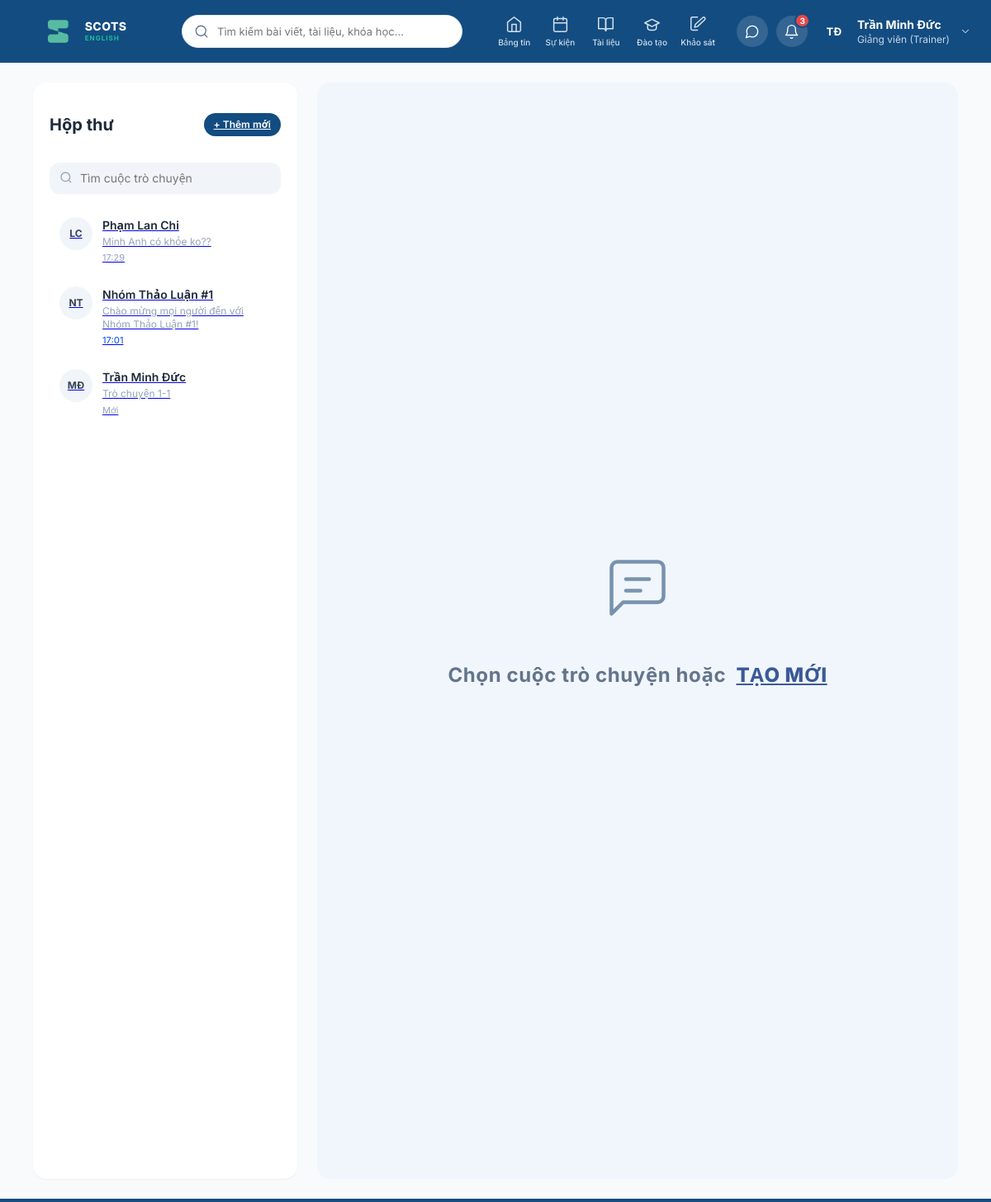
The app's page /message/ (signed in) with its own data.
### message/models.py (models this page shows, shortened)
class Conversation(models.Model):
    TYPE_DIRECT = 'DIRECT'
    TYPE_GROUP = 'GROUP'
    CONVERSATION_TYPE_CHOICES = [
        (TYPE_DIRECT, 'Trực tiếp 1-1'),
        (TYPE_GROUP, 'Nhóm trò chuyện'),
    ]
    GROUP_TYPE_INTERNAL = 'INTERNAL'
    GROUP_TYPE_WORK = 'WORK'
    GROUP_TYPE_CHOICES = [
        (GROUP_TYPE_INTERNAL, 'Nhóm nội bộ'),
        (GROUP_TYPE_WORK, 'Nhóm công việc'),
    ]
    title = models.CharField(
        max_length=255,
        blank=True,
        null=True,
        verbose_name='Tên cuộc trò chuyện / Tên nhóm',
        help_text='Dành cho nhóm, ví dụ: Tư vấn Cầu Giấy, Đào tạo Chăm sóc học viên'
    )
    conversation_type = models.CharField(
        max_length=10,
        choices=CONVERSATION_TYPE_CHOICES,
        default=TYPE_DIRECT,
        verbose_name='Loại trò chuyện'
    )
    group_type = models.CharField(
        max_length=20,
        choices=GROUP_TYPE_CHOICES,
        default=GROUP_TYPE_INTERNAL,
        blank=True,
        null=True,
        verbose_name='Phân loại nhóm (Hiển thị badge)',
        help_text='Ví dụ: Nhóm nội bộ'
    )
    branch = models.CharField(
        max_length=100,
        default='Chi nhánh Cầu Giấy',
        blank=True,
        null=True,
        verbose_name='Chi nhánh phụ trách'
    )
    avatar = models.ImageField(
        upload_to='conversation_avatars/',
        blank=True,
        null=True,
        verbose_name='Ảnh đại diện nhóm'
    )
    created_by = models.ForeignKey(
        User,
        on_delete=models.SET_NULL,
        null=True,
        blank=True,
        related_name='created_conversations',
        verbose_name='Người tạo / Quản trị viên'
    )
    members = models.ManyToManyField(
        User,
        through='ConversationMember',
        related_name='conversations',
        verbose_name='Các thành viên tham gia'
    )
    created_at = models.DateTimeField(auto_now_add=True, verbose_name='Thời gian tạo')
    updated_at = models.DateTimeField(auto_now=True, verbose_name='Cập nhật lần cuối')
    class Meta:
        ordering = ['-updated_at']
        verbose_name = 'Cuộc trò chuyện'
        verbose_name_plural = 'Danh sách cuộc trò chuyện'
    @property
    def convo_type(self):
        return 'group' if self.conversation_type == self.TYPE_GROUP else 'direct'
    def get_initials(self):
        if self.title:
            words = self.title.strip().split()
            if len(words) >= 2:
                return f"{words[0][0]}{words[1][0]}".upper()
            elif len(words) == 1:
                return words[0][:2].upper()
        return "SC"

class Message(models.Model):
    conversation = models.ForeignKey(
        Conversation,
        on_delete=models.CASCADE,
        related_name='messages',
        verbose_name='Cuộc trò chuyện'
    )
    sender = models.ForeignKey(
        User,
        on_delete=models.CASCADE,
        related_name='sent_messages',
        verbose_name='Người gửi'
    )
    content = models.TextField(
        blank=True,
        null=True,
        verbose_name='Nội dung tin nhắn'
    )
    is_read = models.BooleanField(
        default=False,
        verbose_name='Đã xem',
        help_text='Trạng thái hiển thị Đã xem trên Figma'
    )
    created_at = models.DateTimeField(auto_now_add=True, verbose_name='Thời gian gửi')
    class Meta:
        ordering = ['created_at']
        verbose_name = 'Tin nhắn'
        verbose_name_plural = 'Danh sách tin nhắn'

### message/views.py (the view)
# urls.py: path('', views.messages_list, name='messages_list'),
def messages_list(request):
    current_user = get_current_user(request)
    conversations = get_sidebar_conversations(request.user)
    return render(request, 'messages.html', {
        'conversations': conversations,
        'current_user': current_user,
    })

### message/templates/messages.html (shortened to what this page needs)
{% extends 'base.html' %}
{% block content %}
<div class="msg-index-page w-full min-h-[calc(100vh-80px)] bg-[#f8fafc] px-10 py-6 flex justify-center">
    <div class="msg-index-layout w-full max-w-[1400px] flex flex-row gap-6 items-stretch">
        <aside class="msg-sidebar-wide w-[320px] bg-white border border-slate-200 rounded-2xl p-5 shadow-sm flex flex-col shrink-0">
            <div class="flex items-center justify-between mb-4">
                <h2 class="text-xl font-bold text-slate-800">Hộp thư</h2>
                <a href="{% url 'group_create' %}" class="bg-[#134c81] hover:bg-[#0f3c66] text-white text-xs font-semibold px-3 py-1.5 rounded-full transition-colors">
                    + Thêm mới
                </a>
            </div>
            <div class="relative mb-4">
                <input id="index-convo-search" type="text" placeholder="Tìm cuộc trò chuyện"
                       class="w-full bg-[#f1f5f9] text-sm text-slate-700 pl-9 pr-3 py-2 rounded-xl border border-transparent focus:outline-none focus:bg-white focus:border-blue-400">
                <svg width="16" height="16" class="w-4 h-4 text-slate-400 absolute left-3 top-2.5" fill="none" stroke="currentColor" viewBox="0 0 24 24">
                    <circle cx="11" cy="11" r="8" stroke-width="2"></circle>
                    <line x1="21" y1="21" x2="16.65" y2="16.65" stroke-width="2"></line>
                </svg>
            </div>
            <div id="index-convo-list" class="flex flex-col gap-1 overflow-y-auto pr-1">
                {% for convo in conversations %}
                    {% if convo.convo_type == 'group' %}
                        <a href="{% url 'group_detail' convo.id %}" data-convo-name="{{ convo.display_name|lower }}" class="flex items-start gap-3 p-3 rounded-xl hover:bg-slate-50 transition-colors">
                            <div class="w-10 h-10 rounded-full bg-slate-100 border border-slate-200 text-slate-700 font-bold text-xs flex items-center justify-center shrink-0">
                                {{ convo.display_initials }}
                            </div>
                            <div class="flex-1 min-w-0">
                                <div class="text-sm font-semibold text-slate-800">{{ convo.display_name }}</div>
                                <div class="text-xs text-slate-400 mt-0.5">{% if convo.last_msg %}{{ convo.last_msg.content|default:"[Tệp đính kèm]" }}{% else %}Nhóm • {{ convo.member_count }} thành viên{% endif %}</div>
                                <div class="text-[11px] text-blue-600 font-medium mt-1">
                                    {% if convo.last_msg %}{{ convo.last_msg.created_at|date:"H:i" }}{% else %}Nhóm mới{% endif %}
                                </div>
                            </div>
                        </a>
                    {% else %}
                        <a href="{% url 'inbox_detail' convo.target_user_id %}" data-convo-name="{{ convo.display_name|lower }}" class="flex items-start gap-3 p-3 rounded-xl hover:bg-slate-50 transition-colors">
                            <div class="w-10 h-10 rounded-full bg-slate-100 border border-slate-200 text-slate-700 font-bold text-xs flex items-center justify-center shrink-0">
                                {{ convo.display_initials }}
                            </div>
                            <div class="flex-1 min-w-0">
                                <div class="text-sm font-semibold text-slate-800">{{ convo.display_name }}</div>
                                <div class="text-xs text-slate-400 mt-0.5 truncate">{{ convo.last_msg.content|default:"Trò chuyện 1-1" }}</div>
                                <div class="text-[11px] text-slate-400 mt-1">
                                    {% if convo.last_msg %}{{ convo.last_msg.created_at|date:"H:i" }}{% else %}Mới{% endif %}
                                </div>
                            </div>
                        </a>
                    {% endif %}
                {% empty %}
                    <div class="msg-index-empty">
                        Chưa có cuộc trò chuyện nào. Bấm "+ Thêm mới" để tạo nhóm hoặc
                        <a href="{% url 'inbox_create' %}" style="color: #134c81; font-weight: 600;">nhắn tin 1-1</a>!
                    </div>
                {% endfor %}
            </div>
        </aside>
        <main class="msg-empty-panel flex-1 bg-[#F0F6FC] rounded-2xl flex flex-col items-center justify-center p-12 text-center min-h-[640px] border border-blue-50/50">
            <div class="mb-6 text-[#5b7a9c]/80">
                <svg width="84" height="84" viewBox="0 0 24 24" fill="none" stroke="currentColor" stroke-width="1.3" stroke-linecap="round" stroke-linejoin="round">
                    <path d="M21 15a2 2 0 0 1-2 2H7l-4 4V5a2 2 0 0 1 2-2h14a2 2 0 0 1 2 2z"></path>
                    <path d="M8 9h8"></path>
                    <path d="M8 13h5"></path>
                </svg>
            </div>
            <p class="text-2xl font-bold text-[#64748b] tracking-wide">
                Chọn cuộc trò chuyện hoặc
                <a href="{% url 'group_create' %}" class="text-[#3b5998] hover:underline uppercase font-extrabold ml-1.5">
                    TẠO MỚI
                </a>
            </p>
        </main>
    </div>
</div>
{% endblock %}

### templates/base.html (shortened to what this page needs)
{% load static %}
<!DOCTYPE html>
<html lang="vi">
<head>
  <link rel="stylesheet" href="{% static 'css/main.css' %}?v=20261112b" />
  <script src="https://cdn.tailwindcss.com"></script>
</head>
<body>
<div class="page">
  <header class="topbar">
    <a href="{% url 'home' %}" class="logo" style="text-decoration: none; display: flex; align-items: center; gap: 8px; cursor: pointer;">
      <img class="logo-mark" src="{% static 'img/logo_no_text.png' %}" alt="Scots English" />
      <span class="brand-name">
        <span class="brand-primary">SCOTS</span>
        <span class="brand-secondary">ENGLISH</span>
      </span>
    </a>
    <form method="GET" action="{% url 'home' %}" class="search" style="display: flex; align-items: center; background: #ffffff; border: 1px solid #e2e8f0; border-radius: 9999px; padding: 6px 14px; gap: 8px; width: 340px; margin: 0 16px;">
      <svg class="icon-search" viewBox="0 0 24 24" fill="none" stroke="currentColor" stroke-width="1.7" stroke-linecap="round" stroke-linejoin="round" style="width: 18px; height: 18px; color: #64748b; flex-shrink: 0;">
        <circle cx="11" cy="11" r="8"></circle>
        <line x1="21" y1="21" x2="16.65" y2="16.65"></line>
      </svg>
      <input type="text" name="q" value="{{ search_query|default:'' }}" placeholder="Tìm kiếm bài viết, tài liệu, khóa học..." style="border: none; outline: none; background: transparent; width: 100%; font-size: 13px; color: #1e293b;" />
    </form>
    <nav class="primary-nav">
      <a class="nav-tab " href="{% url 'home' %}">
        <svg class="nav-ico" viewBox="0 0 24 24" fill="none" stroke="currentColor" stroke-width="1.7" stroke-linecap="round" stroke-linejoin="round">
          <path d="M3 9l9-7 9 7v11a2 2 0 0 1-2 2H5a2 2 0 0 1-2-2z"></path>
          <polyline points="9 22 9 12 15 12 15 22"></polyline>
        </svg>
        <span class="nav-label">Bảng tin</span>
      </a>
      <a class="nav-tab" href="/#events-section">
        <span class="nav-label">Sự kiện</span>
      </a>
      <a class="nav-tab {% if 'documents' in request.path %}active{% endif %}" href="{% url 'documents' %}">
        <svg class="nav-ico" viewBox="0 0 24 24" fill="none" stroke="currentColor" stroke-width="1.7" stroke-linecap="round" stroke-linejoin="round">
          <path d="M2 3h6a4 4 0 0 1 4 4v14a3 3 0 0 0-3-3H2z"></path>
          <path d="M22 3h-6a4 4 0 0 0-4 4v14a3 3 0 0 1 3-3h7z"></path>
        </svg>
        <span class="nav-label">Tài liệu</span>
      </a>
      <a class="nav-tab {% if 'courses' in request.path %}active{% endif %}" href="{% url 'courses' %}" title="Cổng đào tạo Scots English">
        <svg class="nav-ico" viewBox="0 0 24 24" fill="none" stroke="currentColor" stroke-width="1.7" stroke-linecap="round" stroke-linejoin="round">
          <path d="M22 10L12 5 2 10l10 5 10-5z"></path>
          <path d="M6 12v5c0 1.7 2.7 3 6 3s6-1.3 6-3v-5"></path>
        </svg>
        <span class="nav-label">Đào tạo</span>
      </a>
      <a class="nav-tab {% if 'surveys' in request.path %}active{% endif %}" href="/surveys/">
        <svg class="nav-ico" viewBox="0 0 24 24" fill="none" stroke="currentColor" stroke-width="1.7" stroke-linecap="round" stroke-linejoin="round">
          <path d="M11 20H4a2 2 0 0 1-2-2V4a2 2 0 0 1 2-2h7"></path>
          <path d="M18.4 2.6a2 2 0 0 1 2.8 2.8L11 15l-4 1 1-4 10.4-9.4z"></path>
        </svg>
        <span class="nav-label">Khảo sát</span>
      </a>
    </nav>
    <div class="account-actions">
      <button class="round-btn" aria-label="Tin nhắn" onclick="window.location.href='{% url 'messages_list' %}'" title="Tin nhắn" style="cursor: pointer;">
      </button>
      <div class="notif-wrapper">
        <button class="round-btn has-badge" id="notifBellButton" aria-label="Thông báo" title="Thông báo hệ thống" style="cursor: pointer;">
          <svg viewBox="0 0 24 24" fill="none" stroke="currentColor" stroke-width="1.7" stroke-linecap="round" stroke-linejoin="round">
            <path d="M18 8A6 6 0 0 0 6 8c0 7-3 9-3 9h18s-3-2-3-9"></path>
            <path d="M13.73 21a2 2 0 0 1-3.46 0"></path>
          </svg>
          <span class="notif-badge" id="notifBadge">3</span>
        </button>
      </div>
      {% if request.user.is_authenticated %}
        <div class="profile-menu relative" id="headerProfileTrigger" style="cursor: pointer; position: relative;" title="Tài khoản cá nhân">
          <div class="avatar avatar-profile" style="border-radius: 50%; overflow: hidden; width: 36px; height: 36px; background-color: #134c81; color: white; display: flex; align-items: center; justify-content: center; font-weight: 700; font-size: 13px;">
            {% if request.user.username == 'thuha' %}
              <img id="topbar-user-avatar" src="{% static 'img/avatar_thuha.png' %}" alt="{{ request.user.get_full_name|default:request.user.username }}" style="width: 100%; height: 100%; object-fit: cover; border-radius: 50%;" />
            {% elif request.user.username == 'phuonglinh' %}
              <img id="topbar-user-avatar" src="{% static 'img/avatar_phuonglinh.png' %}" alt="{{ request.user.get_full_name|default:request.user.username }}" style="width: 100%; height: 100%; object-fit: cover; border-radius: 50%;" />
            {% elif request.user.username == 'ngocanh' %}
              <img id="topbar-user-avatar" src="{% static 'img/avatar_ngocanh.png' %}" alt="{{ request.user.get_full_name|default:request.user.username }}" style="width: 100%; height: 100%; object-fit: cover; border-radius: 50%;" />
            {% else %}
              <span id="topbar-user-avatar">{{ request.user.first_name|slice:":1"|default:request.user.username|slice:":1"|upper }}{{ request.user.last_name|slice:":1"|upper }}</span>
            {% endif %}
          </div>
          <div class="profile-details">
            <span class="profile-name">{{ request.user.get_full_name|default:request.user.username }}</span>
            <span class="profile-role">
              {% if request.user.is_staff or request.user.is_superuser %}
                Giảng viên (Trainer)
              {% else %}
                Học viên (Trainee)
              {% endif %}
            </span>
          </div>
          <svg class="chevron" viewBox="0 0 24 24" fill="none" stroke="currentColor" stroke-width="1.7" stroke-linecap="round" stroke-linejoin="round">
            <polyline points="6 9 12 15 18 9"></polyline>
          </svg>
        </div>
      {% endif %}
    </div>
  </header>
  {% block content %}
  {% endblock %}
</div>
</body>
</html>

### records on screen
Conversation: display_initials "LC", display_name "Phạm Lan Chi", last_msg.content "Minh Anh có khỏe ko??", last_msg.created_at "17:29"
Conversation: display_initials "NT", display_name "Nhóm Thảo Luận #1", last_msg.content "Chào mừng mọi người đến với Nhóm Thảo Luận #1!", last_msg.created_at "17:01"
Conversation: display_initials "MĐ", display_name "Trần Minh Đức", last_msg.content "Trò chuyện 1-1", shows "Mới"

### other values on screen
{{ request.user.last_name|slice:":1"|upper }} "Đ"
{{ request.user.get_full_name|default:request.user.username }} "Trần Minh Đức"
